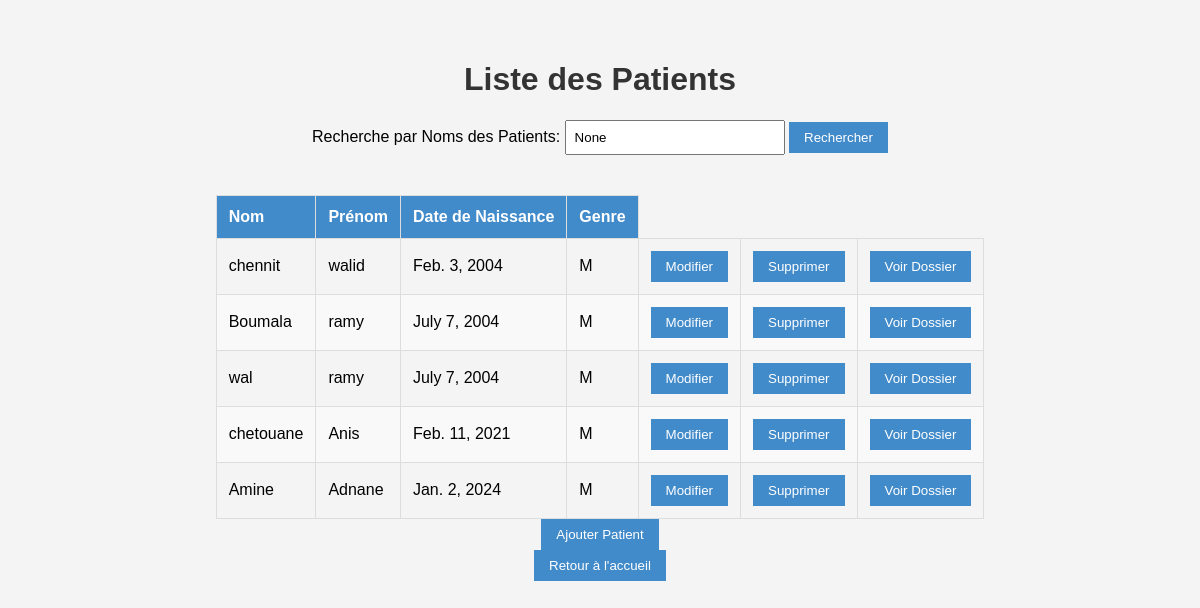
Page /liste_patients/ on the committed database.
### app1/models.py (models this page shows, shortened)
class Patient(models.Model) :
    Num_P = models.AutoField(primary_key=True)
    Nom_P = models.CharField(max_length = 50)
    Prenom_P = models.CharField(max_length = 50)
    DateNaissance = models.DateField()
    Telephone_P = models.CharField(max_length = 10, help_text = 'Entrez un numero de telephone valable svp')
    Adresse_P = models.CharField(max_length = 50)
    choix_genre = [
        ('M', 'Masculin'),
        ('F', 'Feminin'),
    ]
    Genre = models.CharField(max_length = 1,choices = choix_genre)

### app1/views.py (the view)
# urls.py: path('liste_patients/',liste_patients, name ='liste_patients'),
def liste_patients(request):
    query = request.GET.get('q')
    patients = Patient.objects.all()
    if query:
        patients = patients.filter(Nom_P__icontains=query)
    return render(request, 'liste_patients.html', {'patients': patients, 'query': query})

### app1/templates/liste_patients.html (shortened to what this page needs)
<!DOCTYPE html>
{% load static %}
<html lang="en">
<head>
    <link href="{% static 'css/styleListPatient.css' %}" rel="stylesheet" />
</head>
<body>
<h1>Liste des Patients</h1>
<form method="get" action="{% url 'liste_patients' %}">
    <label for="search">Recherche par Noms des Patients:</label>
    <input type="text" id="search" name="q" placeholder="Entrez un nom" value="{{ query }}">
    <button type="submit">Rechercher</button>
</form>
<div class="table-wrapper">
<table class="fl-table">
    <thead>
        <tr>
            <th>Nom</th>
            <th>Prénom</th>
            <th>Date de Naissance</th>
            <th>Genre</th>
        </tr>
    </thead>
    <tbody>
        {% for patient in patients %}
            <tr>
                <td>{{ patient.Nom_P }}</td>
                <td>{{ patient.Prenom_P }}</td>
                <td>{{ patient.DateNaissance }}</td>
                <td>{{ patient.Genre }}</td>
                <td>
                    <a href="{% url 'prefill_patient' pk=patient.Num_P %}"><button>Modifier</button></a>
                </td>
                <td>
                    <a href="{% url 'supprimer_patient' pk=patient.Num_P %}"><button>Supprimer</button></a>
                </td>
                <td>
                    <a href="{% url 'Dossier_medical' patient_id=patient.Num_P %}"><button>Voir Dossier</button></a>
                </td>
            </tr>
        {% endfor %}
    </tbody>
</table>
</div>
<a href="{% url 'ajouter_patient' %}"><button>Ajouter Patient</button></a>
<a href="{% url 'Home' %}"><button>Retour à l'accueil</button></a>
</body>
</html>

### app1/static/css/styleListPatient.css (style rules this page uses)
body { font-family: Arial, sans-serif; margin: 20px; padding: 20px; background-color: #f4f4f4; display: flex; flex-direction: column; align-items: center; justify-content: center; }
h1 { color: #333; }
form { margin-bottom: 20px; }
input[type="text"] { padding: 8px; width: 200px; }
button { padding: 8px 15px; background-color: #428bca; color: #fff; border: none; cursor: pointer; align-items: center; }
table { width: 100%; border-collapse: collapse; margin-top: 20px; }
th, td { padding: 12px; border: 1px solid #ddd; text-align: left; }
th { background-color: #428bca; color: #fff; }
tbody tr:nth-child(even) { background-color: #f9f9f9; }
a { text-decoration: none; }

### rows in the picture
Patient: Nom_P "chennit", Prenom_P "walid", DateNaissance "Feb. 3, 2004", Genre "M"
Patient: Nom_P "Boumala", Prenom_P "ramy", DateNaissance "July 7, 2004", Genre "M"
Patient: Nom_P "wal", Prenom_P "ramy", DateNaissance "July 7, 2004", Genre "M"
Patient: Nom_P "chetouane", Prenom_P "Anis", DateNaissance "Feb. 11, 2021", Genre "M"
Patient: Nom_P "Amine", Prenom_P "Adnane", DateNaissance "Jan. 2, 2024", Genre "M"
